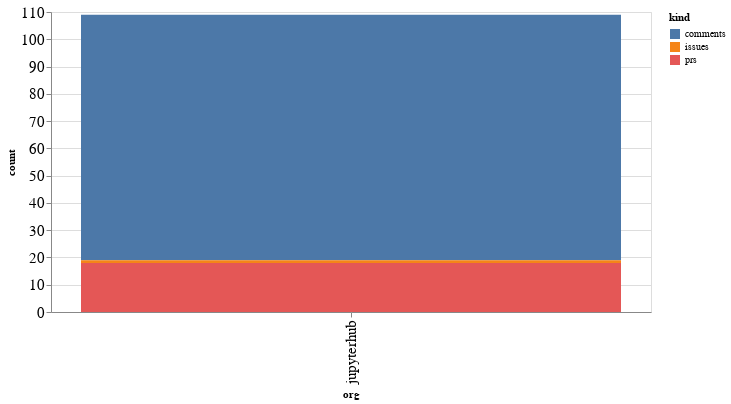

Source (notebook cell):
### Code cell
alt.Chart(org_summaries, width=600).mark_bar().encode(
    x='org',
    y='count',
    color='kind',
    tooltip="org"
)

### Figure 1 — Vega-Lite specification as saved in the notebook (floating-point values rounded to 4 significant figures)
{"config": {"axisLeft": {"labelFontSize": 15}, "axisBottom": {"labelFontSize": 15}}, "data": {"name": "data-955d88db78b2647bc43719e94e62f2c3"}, "mark": "bar", "encoding": {"color": {"type": "nominal", "field": "kind"}, "tooltip": {"type": "nominal", "field": "org"}, "x": {"type": "nominal", "field": "org"}, "y": {"type": "quantitative", "field": "count"}}, "width": 600, "$schema": "https://vega.github.io/schema/vega-lite/v4.8.1.json", "datasets": {"data-955d88db78b2647bc43719e94e62f2c3": [{"org": "jupyterhub", "kind": "comments", "count": 90}, {"org": "jupyterhub", "kind": "issues", "count": 1}, {"org": "jupyterhub", "kind": "prs", "count": 18}]}}
